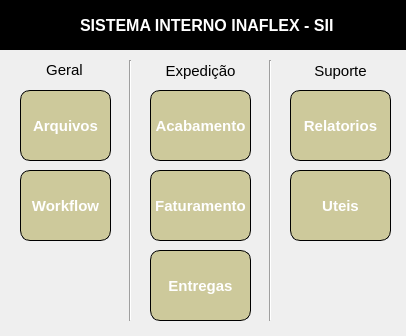
<?xml version="1.0" encoding="UTF-8"?>
<ui version="4.0">
 <class>SII</class>
 <widget class="QWidget" name="SII">
  <property name="geometry">
   <rect>
    <x>0</x>
    <y>0</y>
    <width>406</width>
    <height>336</height>
   </rect>
  </property>
  <property name="windowTitle">
   <string>SII</string>
  </property>
  <widget class="Line" name="line">
   <property name="geometry">
    <rect>
     <x>120</x>
     <y>60</y>
     <width>20</width>
     <height>261</height>
    </rect>
   </property>
   <property name="orientation">
    <enum>Qt::Vertical</enum>
   </property>
  </widget>
  <widget class="QLabel" name="label">
   <property name="geometry">
    <rect>
     <x>24</x>
     <y>60</y>
     <width>81</width>
     <height>20</height>
    </rect>
   </property>
   <property name="font">
    <font>
     <pointsize>11</pointsize>
     <weight>50</weight>
     <bold>false</bold>
    </font>
   </property>
   <property name="text">
    <string>Geral</string>
   </property>
   <property name="alignment">
    <set>Qt::AlignCenter</set>
   </property>
  </widget>
  <widget class="QPushButton" name="btnPedidos">
   <property name="geometry">
    <rect>
     <x>20</x>
     <y>90</y>
     <width>91</width>
     <height>71</height>
    </rect>
   </property>
   <property name="font">
    <font>
     <pointsize>11</pointsize>
     <weight>75</weight>
     <bold>true</bold>
    </font>
   </property>
   <property name="styleSheet">
    <string notr="true">border-radius: 10px; border: 1px solid rgb(0,0,0);  background-color: #CDC99B;    color: white;</string>
   </property>
   <property name="text">
    <string>Arquivos</string>
   </property>
  </widget>
  <widget class="QLabel" name="label_2">
   <property name="geometry">
    <rect>
     <x>-4</x>
     <y>-11</y>
     <width>411</width>
     <height>61</height>
    </rect>
   </property>
   <property name="styleSheet">
    <string notr="true">background: black;</string>
   </property>
   <property name="text">
    <string/>
   </property>
  </widget>
  <widget class="QLabel" name="label_3">
   <property name="geometry">
    <rect>
     <x>20</x>
     <y>10</y>
     <width>31</width>
     <height>31</height>
    </rect>
   </property>
   <property name="text">
    <string/>
   </property>
   <property name="pixmap">
    <pixmap>../static/apple-touch-icon.png</pixmap>
   </property>
   <property name="scaledContents">
    <bool>true</bool>
   </property>
  </widget>
  <widget class="QLabel" name="label_4">
   <property name="geometry">
    <rect>
     <x>80</x>
     <y>10</y>
     <width>301</width>
     <height>31</height>
    </rect>
   </property>
   <property name="font">
    <font>
     <pointsize>12</pointsize>
     <weight>75</weight>
     <bold>true</bold>
    </font>
   </property>
   <property name="styleSheet">
    <string notr="true">color: white;</string>
   </property>
   <property name="text">
    <string>SISTEMA INTERNO INAFLEX - SII</string>
   </property>
  </widget>
  <widget class="QLabel" name="label_5">
   <property name="geometry">
    <rect>
     <x>160</x>
     <y>60</y>
     <width>81</width>
     <height>21</height>
    </rect>
   </property>
   <property name="font">
    <font>
     <pointsize>11</pointsize>
     <weight>50</weight>
     <bold>false</bold>
    </font>
   </property>
   <property name="text">
    <string>Expedição</string>
   </property>
   <property name="alignment">
    <set>Qt::AlignCenter</set>
   </property>
  </widget>
  <widget class="Line" name="line_2">
   <property name="geometry">
    <rect>
     <x>260</x>
     <y>60</y>
     <width>20</width>
     <height>261</height>
    </rect>
   </property>
   <property name="orientation">
    <enum>Qt::Vertical</enum>
   </property>
  </widget>
  <widget class="QPushButton" name="btnAcabamento">
   <property name="geometry">
    <rect>
     <x>150</x>
     <y>90</y>
     <width>101</width>
     <height>71</height>
    </rect>
   </property>
   <property name="font">
    <font>
     <pointsize>11</pointsize>
     <weight>75</weight>
     <bold>true</bold>
    </font>
   </property>
   <property name="styleSheet">
    <string notr="true">border-radius: 10px; border: 1px solid rgb(0,0,0);  background-color: #CDC99B;    color: white;</string>
   </property>
   <property name="text">
    <string>Acabamento</string>
   </property>
  </widget>
  <widget class="QPushButton" name="btnFaturamento">
   <property name="geometry">
    <rect>
     <x>150</x>
     <y>170</y>
     <width>101</width>
     <height>71</height>
    </rect>
   </property>
   <property name="font">
    <font>
     <pointsize>11</pointsize>
     <weight>75</weight>
     <bold>true</bold>
    </font>
   </property>
   <property name="styleSheet">
    <string notr="true">border-radius: 10px; border: 1px solid rgb(0,0,0);  background-color: #CDC99B;    color: white;</string>
   </property>
   <property name="text">
    <string>Faturamento</string>
   </property>
  </widget>
  <widget class="QLabel" name="label_6">
   <property name="geometry">
    <rect>
     <x>300</x>
     <y>60</y>
     <width>81</width>
     <height>21</height>
    </rect>
   </property>
   <property name="font">
    <font>
     <pointsize>11</pointsize>
     <weight>50</weight>
     <bold>false</bold>
    </font>
   </property>
   <property name="text">
    <string>Suporte</string>
   </property>
   <property name="alignment">
    <set>Qt::AlignCenter</set>
   </property>
  </widget>
  <widget class="QPushButton" name="btnRelatorios">
   <property name="geometry">
    <rect>
     <x>290</x>
     <y>90</y>
     <width>101</width>
     <height>71</height>
    </rect>
   </property>
   <property name="font">
    <font>
     <pointsize>11</pointsize>
     <weight>75</weight>
     <bold>true</bold>
    </font>
   </property>
   <property name="styleSheet">
    <string notr="true">border-radius: 10px; border: 1px solid rgb(0,0,0);  background-color: #CDC99B;    color: white;</string>
   </property>
   <property name="text">
    <string>Relatorios</string>
   </property>
  </widget>
  <widget class="QPushButton" name="btnWorkflow">
   <property name="geometry">
    <rect>
     <x>20</x>
     <y>170</y>
     <width>91</width>
     <height>71</height>
    </rect>
   </property>
   <property name="font">
    <font>
     <pointsize>11</pointsize>
     <weight>75</weight>
     <bold>true</bold>
    </font>
   </property>
   <property name="styleSheet">
    <string notr="true">border-radius: 10px; border: 1px solid rgb(0,0,0);  background-color: #CDC99B;    color: white;</string>
   </property>
   <property name="text">
    <string>Workflow</string>
   </property>
  </widget>
  <widget class="QPushButton" name="btnEntregas">
   <property name="geometry">
    <rect>
     <x>150</x>
     <y>250</y>
     <width>101</width>
     <height>71</height>
    </rect>
   </property>
   <property name="font">
    <font>
     <pointsize>11</pointsize>
     <weight>75</weight>
     <bold>true</bold>
    </font>
   </property>
   <property name="styleSheet">
    <string notr="true">border-radius: 10px; border: 1px solid rgb(0,0,0);  background-color: #CDC99B;    color: white;</string>
   </property>
   <property name="text">
    <string>Entregas</string>
   </property>
  </widget>
  <widget class="QPushButton" name="btnUteis">
   <property name="geometry">
    <rect>
     <x>290</x>
     <y>170</y>
     <width>101</width>
     <height>71</height>
    </rect>
   </property>
   <property name="font">
    <font>
     <pointsize>11</pointsize>
     <weight>75</weight>
     <bold>true</bold>
    </font>
   </property>
   <property name="styleSheet">
    <string notr="true">border-radius: 10px; border: 1px solid rgb(0,0,0);  background-color: #CDC99B;    color: white;</string>
   </property>
   <property name="text">
    <string>Uteis</string>
   </property>
  </widget>
 </widget>
 <resources/>
 <connections/>
</ui>
